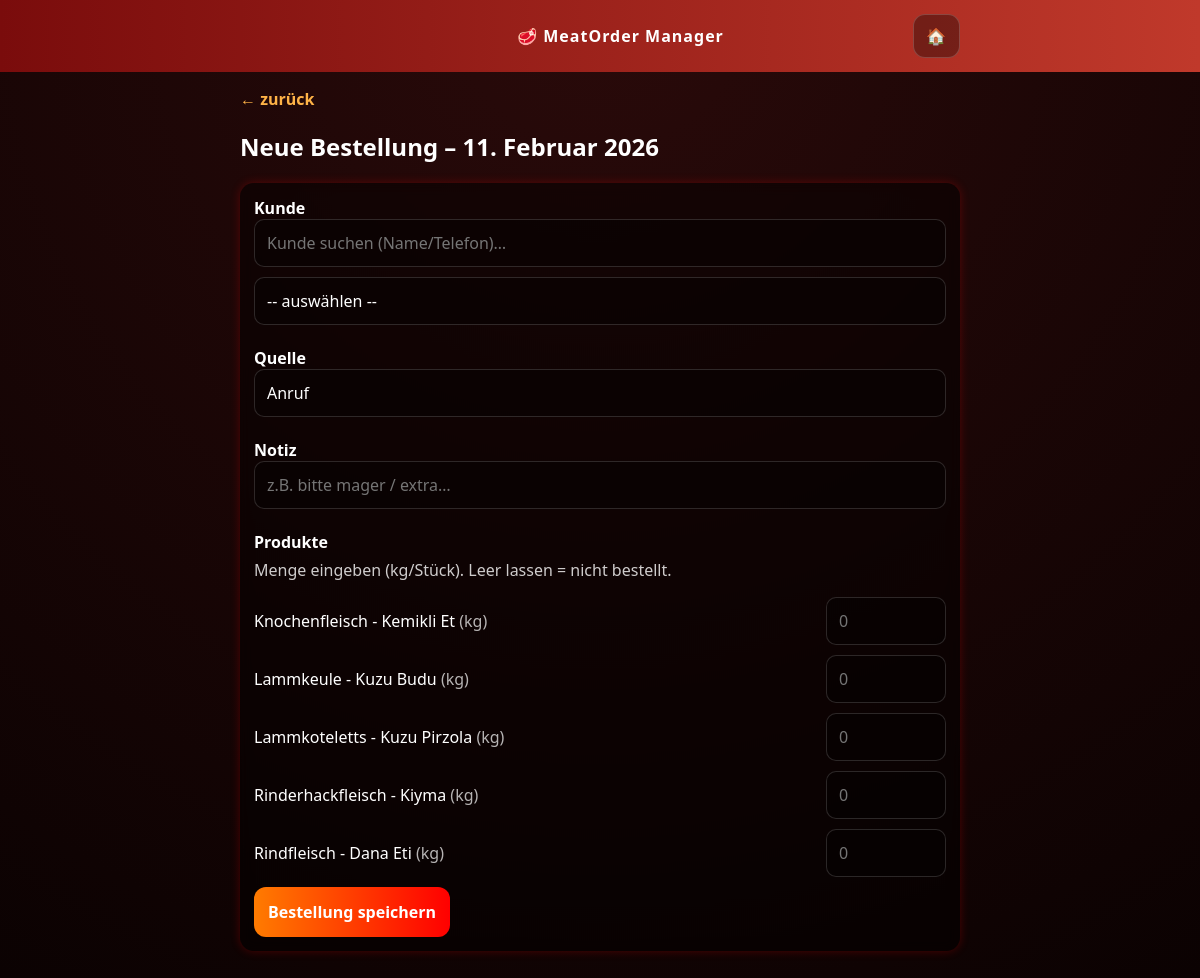
The app's page /runde/2/bestellung/neu/ (signed in) with its own data.
### core/models.py (models this page shows, shortened)
class Round(models.Model):
    date = models.DateField()
    is_active = models.BooleanField(default=False)
    travel_km = models.DecimalField(max_digits=8, decimal_places=2, default=0)

class Product(models.Model):
    name = models.CharField(max_length=120)
    unit = models.CharField(max_length=20, default="kg")
    sell_price = models.DecimalField(max_digits=10, decimal_places=2)
    buy_price = models.DecimalField(max_digits=10, decimal_places=2)
    active = models.BooleanField(default=True)

### core/views.py (the view, shortened to what this page needs)
# urls.py: path("runde/<int:round_id>/bestellung/neu/", views.quick_order, name="quick_order"),
@login_required
def quick_order(request, round_id):
    rnd = get_object_or_404(Round, id=round_id)
    customers = Customer.objects.filter(active=True).order_by("name")
    products = Product.objects.filter(active=True).order_by("name")
    return render(request, "core/quick_order.html", {
        "round": rnd,
        "customers": customers,
        "products": products,
    })

### core/templates/core/quick_order.html (shortened to what this page needs)
{% extends "core/base.html" %}
{% block content %}
<a href="#" data-fallback="{% url 'home' %}"
   onclick="goBack(this.dataset.fallback); return false;">← zurück</a>
<h2>Neue Bestellung – {{ round.date }}</h2>
<div class="card">
  <form method="post">
    <label><strong>Kunde</strong></label><br>
    <input
      id="customerSearch"
      placeholder="Kunde suchen (Name/Telefon)…"
      style="width:100%; padding:12px; border-radius:10px; margin-bottom:10px;"
    >
    <select
      id="customerSelect"
      name="customer"
      style="width:100%; padding:12px; border-radius:10px;"
    >
      <option value="">-- auswählen --</option>
    </select>
    <br><br>
    <label><strong>Quelle</strong></label><br>
    <select name="source" style="width:100%; padding:12px; border-radius:10px;">
      <option value="call">Anruf</option>
    </select>
    <br><br>
    <label><strong>Notiz</strong></label><br>
    <input
      name="comment"
      placeholder="z.B. bitte mager / extra…"
      style="width:100%; padding:12px; border-radius:10px;"
    >
    <br><br>
    <strong>Produkte</strong>
    <p style="opacity:.8; margin-top:6px;">
      Menge eingeben (kg/Stück). Leer lassen = nicht bestellt.
    </p>
    {% for p in products %}
      <div style="display:flex; gap:10px; align-items:center; margin:10px 0;">
        <div style="flex:1;">
          {{ p.name }} <span style="opacity:.7;">({{ p.unit }})</span>
        </div>
        <input
          name="qty_{{ p.id }}"
          inputmode="decimal"
          placeholder="0"
          style="width:120px; padding:12px; border-radius:10px;"
        >
      </div>
    {% endfor %}
    <button class="btn" type="submit">Bestellung speichern</button>
  </form>
</div>
{% endblock %}

### core/templates/core/base.html (shortened to what this page needs)
<!doctype html>
<html lang="de">
<head>
</head>
<body>
  <header>
    <div class="topbar">
      <div class="brand">
        <span>🥩 MeatOrder Manager</span>
      </div>
      <a class="btn-small" href="{% url 'home' %}">🏠</a>
    </div>
  </header>
  <div class="container">
    {% block content %}{% endblock %}
  </div>
</body>
</html>

### core/templates/core/base.html (style rules this page uses)
body { margin:0;font-family:system-ui,sans-serif;background:radial-gradient(circle at top,#2a0a0a,#0b0202);color:#fff }
header { background:linear-gradient(90deg,#7a0c0c,#c0392b); padding:14px; text-align:center; font-weight:700; letter-spacing:1px; position:sticky; top:0; z-index:10; }
.topbar { max-width:720px; margin:0 auto; display:flex; align-items:center; justify-content:space-between; gap:10px; }
.brand { display:flex; align-items:center; gap:10px; justify-content:center; flex:1; }
.brand span { white-space:nowrap; }
a { color:#ffb347;text-decoration:none;font-weight:700 }
.container { padding:16px; max-width:720px; margin:0 auto; }
.card { background:rgba(0,0,0,.45); border-radius:14px; padding:14px; margin-bottom:12px; box-shadow:0 0 10px rgba(255,0,0,.25); backdrop-filter: blur(6px); }
.btn { display:block; text-align:center; padding:14px; border-radius:12px; margin-top:10px; font-weight:700; background:linear-gradient(90deg,#ff7b00,#ff0000); color:#fff; border:none; cursor:pointer; }
.btn-small { display:inline-block; padding:10px 12px; border-radius:12px; font-weight:700; background:rgba(0,0,0,.35); color:#fff; border:1px solid rgba(255,255,255,.18); }
input, select, textarea, button { font: inherit; box-sizing: border-box; }
input, select, textarea { width: 100%; padding: 14px; border-radius: 12px; border: 1px solid rgba(255,255,255,.15); background: rgba(0,0,0,.35); color: #fff; outline: none; -webkit-appearance: none; appearance: none; font-size: 16px; }

### records on screen
Round: date "11. Februar 2026"
Product: name "Knochenfleisch - Kemikli Et", unit "kg"
Product: name "Lammkeule - Kuzu Budu", unit "kg"
Product: name "Lammkoteletts - Kuzu Pirzola", unit "kg"
Product: name "Rinderhackfleisch - Kiyma", unit "kg"
Product: name "Rindfleisch - Dana Eti", unit "kg"
